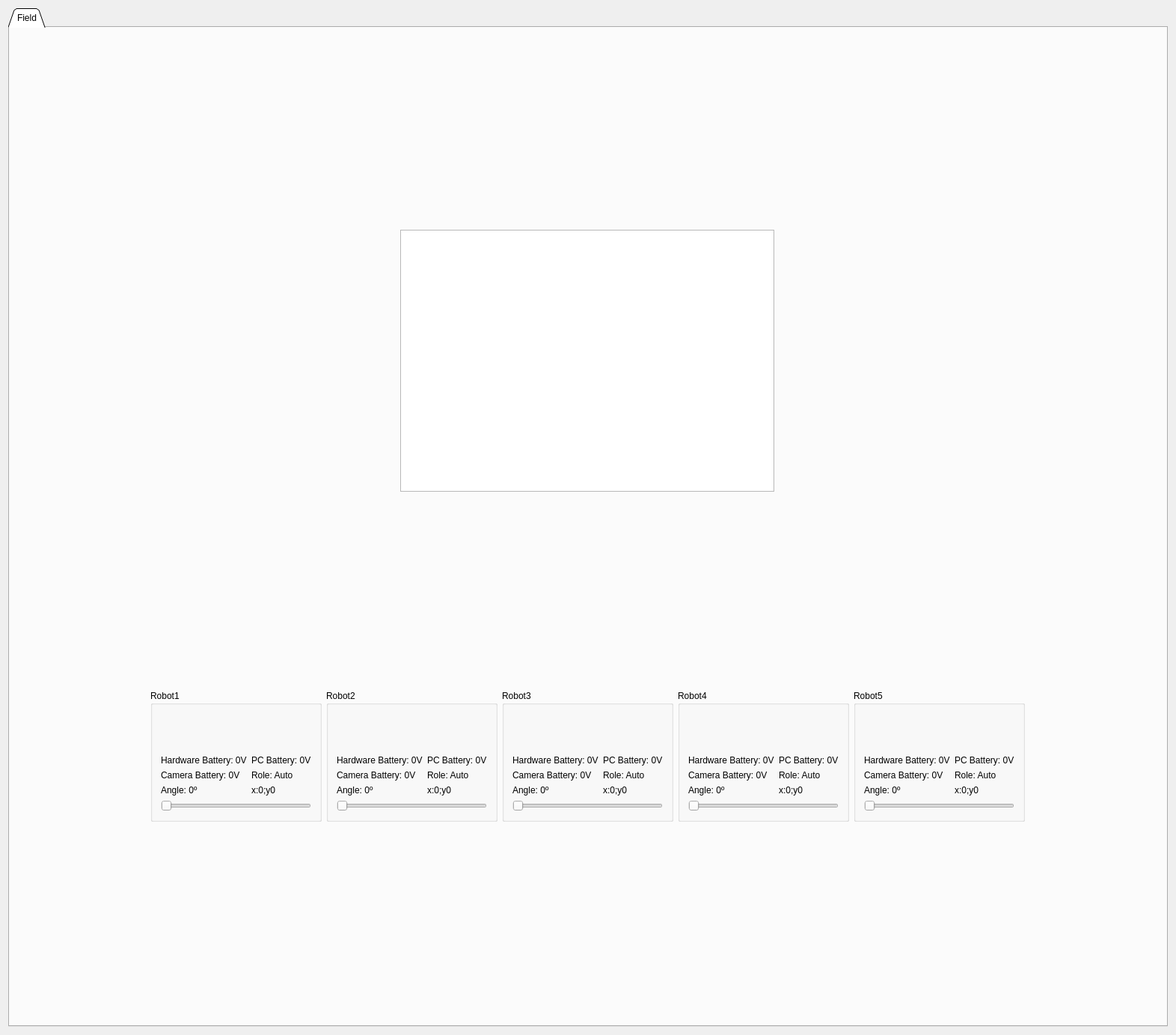
<?xml version="1.0" encoding="UTF-8"?>
<ui version="4.0">
 <class>MainWindow</class>
 <widget class="QMainWindow" name="MainWindow">
  <property name="geometry">
   <rect>
    <x>0</x>
    <y>0</y>
    <width>1566</width>
    <height>1383</height>
   </rect>
  </property>
  <property name="windowTitle">
   <string>Mini BS</string>
  </property>
  <property name="windowIcon">
   <iconset resource="rs.qrc">
    <normaloff>:/resources/minho.png</normaloff>:/resources/minho.png</iconset>
  </property>
  <widget class="QWidget" name="centralWidget">
   <layout class="QGridLayout" name="gridLayout">
    <item row="0" column="0">
     <widget class="QTabWidget" name="tabWidget">
      <property name="autoFillBackground">
       <bool>false</bool>
      </property>
      <property name="styleSheet">
       <string notr="true"/>
      </property>
      <property name="tabShape">
       <enum>QTabWidget::Triangular</enum>
      </property>
      <property name="currentIndex">
       <number>0</number>
      </property>
      <property name="elideMode">
       <enum>Qt::ElideNone</enum>
      </property>
      <widget class="QWidget" name="tab">
       <attribute name="title">
        <string>Field</string>
       </attribute>
       <layout class="QGridLayout" name="gridLayout_2">
        <item row="7" column="0">
         <layout class="QHBoxLayout" name="horizontalLayout">
          <item>
           <layout class="QVBoxLayout" name="verticalLayout_2">
            <property name="sizeConstraint">
             <enum>QLayout::SetFixedSize</enum>
            </property>
            <item>
             <widget class="QGraphicsView" name="fieldView">
              <property name="sizePolicy">
               <sizepolicy hsizetype="Fixed" vsizetype="Fixed">
                <horstretch>0</horstretch>
                <verstretch>0</verstretch>
               </sizepolicy>
              </property>
              <property name="minimumSize">
               <size>
                <width>500</width>
                <height>350</height>
               </size>
              </property>
              <property name="maximumSize">
               <size>
                <width>500</width>
                <height>350</height>
               </size>
              </property>
              <property name="verticalScrollBarPolicy">
               <enum>Qt::ScrollBarAlwaysOff</enum>
              </property>
              <property name="horizontalScrollBarPolicy">
               <enum>Qt::ScrollBarAlwaysOff</enum>
              </property>
             </widget>
            </item>
           </layout>
          </item>
         </layout>
        </item>
        <item row="8" column="0">
         <layout class="QHBoxLayout" name="horizontalLayout_8">
          <item>
           <widget class="QGroupBox" name="group_robot1">
            <property name="minimumSize">
             <size>
              <width>300</width>
              <height>0</height>
             </size>
            </property>
            <property name="title">
             <string>Robot1</string>
            </property>
            <layout class="QGridLayout" name="gridLayout_4">
             <property name="sizeConstraint">
              <enum>QLayout::SetFixedSize</enum>
             </property>
             <item row="2" column="1">
              <widget class="QLabel" name="lb_pc_battery_robo1">
               <property name="text">
                <string>PC Battery: 0V</string>
               </property>
               <property name="alignment">
                <set>Qt::AlignLeading|Qt::AlignLeft|Qt::AlignVCenter</set>
               </property>
              </widget>
             </item>
             <item row="4" column="0">
              <widget class="QLabel" name="lb_camera_battery_robo1">
               <property name="text">
                <string>Camera Battery: 0V</string>
               </property>
               <property name="alignment">
                <set>Qt::AlignLeading|Qt::AlignLeft|Qt::AlignVCenter</set>
               </property>
              </widget>
             </item>
             <item row="6" column="0">
              <widget class="QLabel" name="lb_robot1_angle">
               <property name="text">
                <string>Angle: 0º</string>
               </property>
              </widget>
             </item>
             <item row="2" column="0">
              <widget class="QLabel" name="lb_hardware_battery_robo1">
               <property name="text">
                <string>Hardware Battery: 0V</string>
               </property>
               <property name="alignment">
                <set>Qt::AlignLeading|Qt::AlignLeft|Qt::AlignVCenter</set>
               </property>
              </widget>
             </item>
             <item row="8" column="0" colspan="2">
              <widget class="QSlider" name="sl_robot1_angle">
               <property name="maximum">
                <number>360</number>
               </property>
               <property name="orientation">
                <enum>Qt::Horizontal</enum>
               </property>
              </widget>
             </item>
             <item row="0" column="0" colspan="2">
              <layout class="QHBoxLayout" name="horizontalLayout_3">
               <item>
                <widget class="QLabel" name="state_robo1">
                 <property name="minimumSize">
                  <size>
                   <width>50</width>
                   <height>50</height>
                  </size>
                 </property>
                 <property name="maximumSize">
                  <size>
                   <width>50</width>
                   <height>50</height>
                  </size>
                 </property>
                 <property name="styleSheet">
                  <string notr="true">color: rgb(0, 0, 0);</string>
                 </property>
                 <property name="text">
                  <string/>
                 </property>
                 <property name="pixmap">
                  <pixmap resource="rs.qrc">:/resources/off_1.gif</pixmap>
                 </property>
                </widget>
               </item>
              </layout>
             </item>
             <item row="6" column="1">
              <widget class="QLabel" name="lb_pos_r1">
               <property name="text">
                <string>x:0;y0</string>
               </property>
              </widget>
             </item>
             <item row="4" column="1">
              <widget class="QLabel" name="lb_role_robo1">
               <property name="text">
                <string>Role: Auto</string>
               </property>
              </widget>
             </item>
            </layout>
           </widget>
          </item>
          <item>
           <widget class="QGroupBox" name="group_robot2">
            <property name="minimumSize">
             <size>
              <width>300</width>
              <height>0</height>
             </size>
            </property>
            <property name="title">
             <string>Robot2</string>
            </property>
            <layout class="QGridLayout" name="gridLayout_3">
             <property name="sizeConstraint">
              <enum>QLayout::SetFixedSize</enum>
             </property>
             <item row="3" column="0">
              <widget class="QLabel" name="lb_camera_battery_robo2">
               <property name="text">
                <string>Camera Battery: 0V</string>
               </property>
               <property name="alignment">
                <set>Qt::AlignLeading|Qt::AlignLeft|Qt::AlignVCenter</set>
               </property>
              </widget>
             </item>
             <item row="1" column="0">
              <widget class="QLabel" name="lb_hardware_battery_robo2">
               <property name="text">
                <string>Hardware Battery: 0V</string>
               </property>
               <property name="alignment">
                <set>Qt::AlignLeading|Qt::AlignLeft|Qt::AlignVCenter</set>
               </property>
              </widget>
             </item>
             <item row="5" column="0">
              <widget class="QLabel" name="lb_robot2_angle">
               <property name="text">
                <string>Angle: 0º</string>
               </property>
              </widget>
             </item>
             <item row="1" column="1">
              <widget class="QLabel" name="lb_pc_battery_robo2">
               <property name="text">
                <string>PC Battery: 0V</string>
               </property>
               <property name="alignment">
                <set>Qt::AlignLeading|Qt::AlignLeft|Qt::AlignVCenter</set>
               </property>
              </widget>
             </item>
             <item row="0" column="0" colspan="2">
              <layout class="QHBoxLayout" name="horizontalLayout_4">
               <item>
                <widget class="QLabel" name="state_robo2">
                 <property name="minimumSize">
                  <size>
                   <width>50</width>
                   <height>50</height>
                  </size>
                 </property>
                 <property name="maximumSize">
                  <size>
                   <width>50</width>
                   <height>50</height>
                  </size>
                 </property>
                 <property name="styleSheet">
                  <string notr="true">color: rgb(0, 0, 0);</string>
                 </property>
                 <property name="text">
                  <string/>
                 </property>
                 <property name="pixmap">
                  <pixmap resource="rs.qrc">:/resources/off_2.gif</pixmap>
                 </property>
                </widget>
               </item>
              </layout>
             </item>
             <item row="3" column="1">
              <widget class="QLabel" name="lb_role_robo2">
               <property name="text">
                <string>Role: Auto</string>
               </property>
              </widget>
             </item>
             <item row="5" column="1">
              <widget class="QLabel" name="lb_pos_r2">
               <property name="text">
                <string>x:0;y0</string>
               </property>
              </widget>
             </item>
             <item row="7" column="0" colspan="2">
              <widget class="QSlider" name="sl_robot2_angle">
               <property name="maximum">
                <number>360</number>
               </property>
               <property name="orientation">
                <enum>Qt::Horizontal</enum>
               </property>
              </widget>
             </item>
            </layout>
           </widget>
          </item>
          <item>
           <widget class="QGroupBox" name="group_robot3">
            <property name="minimumSize">
             <size>
              <width>300</width>
              <height>0</height>
             </size>
            </property>
            <property name="title">
             <string>Robot3</string>
            </property>
            <layout class="QGridLayout" name="gridLayout_5">
             <property name="sizeConstraint">
              <enum>QLayout::SetFixedSize</enum>
             </property>
             <item row="1" column="0">
              <widget class="QLabel" name="lb_hardware_battery_robo3">
               <property name="text">
                <string>Hardware Battery: 0V</string>
               </property>
               <property name="alignment">
                <set>Qt::AlignLeading|Qt::AlignLeft|Qt::AlignVCenter</set>
               </property>
              </widget>
             </item>
             <item row="5" column="0">
              <widget class="QLabel" name="lb_robot3_angle">
               <property name="text">
                <string>Angle: 0º</string>
               </property>
              </widget>
             </item>
             <item row="3" column="0">
              <widget class="QLabel" name="lb_camera_battery_robo3">
               <property name="text">
                <string>Camera Battery: 0V</string>
               </property>
               <property name="alignment">
                <set>Qt::AlignLeading|Qt::AlignLeft|Qt::AlignVCenter</set>
               </property>
              </widget>
             </item>
             <item row="1" column="1">
              <widget class="QLabel" name="lb_pc_battery_robo3">
               <property name="text">
                <string>PC Battery: 0V</string>
               </property>
               <property name="alignment">
                <set>Qt::AlignLeading|Qt::AlignLeft|Qt::AlignVCenter</set>
               </property>
              </widget>
             </item>
             <item row="0" column="0" colspan="2">
              <layout class="QHBoxLayout" name="horizontalLayout_5">
               <item>
                <widget class="QLabel" name="state_robo3">
                 <property name="minimumSize">
                  <size>
                   <width>50</width>
                   <height>50</height>
                  </size>
                 </property>
                 <property name="maximumSize">
                  <size>
                   <width>50</width>
                   <height>50</height>
                  </size>
                 </property>
                 <property name="styleSheet">
                  <string notr="true">color: rgb(0, 0, 0);</string>
                 </property>
                 <property name="text">
                  <string/>
                 </property>
                 <property name="pixmap">
                  <pixmap resource="rs.qrc">:/resources/off_3.gif</pixmap>
                 </property>
                </widget>
               </item>
              </layout>
             </item>
             <item row="3" column="1">
              <widget class="QLabel" name="lb_role_robo3">
               <property name="text">
                <string>Role: Auto</string>
               </property>
              </widget>
             </item>
             <item row="5" column="1">
              <widget class="QLabel" name="lb_pos_r3">
               <property name="text">
                <string>x:0;y0</string>
               </property>
              </widget>
             </item>
             <item row="7" column="0" colspan="2">
              <widget class="QSlider" name="sl_robot3_angle">
               <property name="maximum">
                <number>360</number>
               </property>
               <property name="orientation">
                <enum>Qt::Horizontal</enum>
               </property>
              </widget>
             </item>
            </layout>
           </widget>
          </item>
          <item>
           <widget class="QGroupBox" name="group_robot4">
            <property name="minimumSize">
             <size>
              <width>300</width>
              <height>0</height>
             </size>
            </property>
            <property name="title">
             <string>Robot4</string>
            </property>
            <layout class="QGridLayout" name="gridLayout_6">
             <property name="sizeConstraint">
              <enum>QLayout::SetFixedSize</enum>
             </property>
             <item row="3" column="0">
              <widget class="QLabel" name="lb_camera_battery_robo4">
               <property name="text">
                <string>Camera Battery: 0V</string>
               </property>
               <property name="alignment">
                <set>Qt::AlignLeading|Qt::AlignLeft|Qt::AlignVCenter</set>
               </property>
              </widget>
             </item>
             <item row="1" column="0">
              <widget class="QLabel" name="lb_hardware_battery_robo4">
               <property name="text">
                <string>Hardware Battery: 0V</string>
               </property>
               <property name="alignment">
                <set>Qt::AlignLeading|Qt::AlignLeft|Qt::AlignVCenter</set>
               </property>
              </widget>
             </item>
             <item row="5" column="0">
              <widget class="QLabel" name="lb_robot4_angle">
               <property name="text">
                <string>Angle: 0º</string>
               </property>
              </widget>
             </item>
             <item row="1" column="1">
              <widget class="QLabel" name="lb_pc_battery_robo4">
               <property name="text">
                <string>PC Battery: 0V</string>
               </property>
               <property name="alignment">
                <set>Qt::AlignLeading|Qt::AlignLeft|Qt::AlignVCenter</set>
               </property>
              </widget>
             </item>
             <item row="3" column="1">
              <widget class="QLabel" name="lb_role_robo4">
               <property name="text">
                <string>Role: Auto</string>
               </property>
              </widget>
             </item>
             <item row="5" column="1">
              <widget class="QLabel" name="lb_pos_r4">
               <property name="text">
                <string>x:0;y0</string>
               </property>
              </widget>
             </item>
             <item row="7" column="0" colspan="2">
              <widget class="QSlider" name="sl_robot4_angle">
               <property name="maximum">
                <number>360</number>
               </property>
               <property name="orientation">
                <enum>Qt::Horizontal</enum>
               </property>
              </widget>
             </item>
             <item row="0" column="0" colspan="2">
              <layout class="QHBoxLayout" name="horizontalLayout_6">
               <item>
                <widget class="QLabel" name="state_robo4">
                 <property name="minimumSize">
                  <size>
                   <width>50</width>
                   <height>50</height>
                  </size>
                 </property>
                 <property name="maximumSize">
                  <size>
                   <width>50</width>
                   <height>50</height>
                  </size>
                 </property>
                 <property name="styleSheet">
                  <string notr="true">color: rgb(0, 0, 0);</string>
                 </property>
                 <property name="text">
                  <string/>
                 </property>
                 <property name="pixmap">
                  <pixmap resource="rs.qrc">:/resources/off_4.gif</pixmap>
                 </property>
                </widget>
               </item>
              </layout>
             </item>
            </layout>
           </widget>
          </item>
          <item>
           <widget class="QGroupBox" name="group_robot5">
            <property name="minimumSize">
             <size>
              <width>300</width>
              <height>0</height>
             </size>
            </property>
            <property name="title">
             <string>Robot5</string>
            </property>
            <layout class="QGridLayout" name="gridLayout_7">
             <property name="sizeConstraint">
              <enum>QLayout::SetFixedSize</enum>
             </property>
             <item row="1" column="0">
              <widget class="QLabel" name="lb_hardware_battery_robo5">
               <property name="text">
                <string>Hardware Battery: 0V</string>
               </property>
               <property name="alignment">
                <set>Qt::AlignLeading|Qt::AlignLeft|Qt::AlignVCenter</set>
               </property>
              </widget>
             </item>
             <item row="3" column="0">
              <widget class="QLabel" name="lb_camera_battery_robo5">
               <property name="text">
                <string>Camera Battery: 0V</string>
               </property>
               <property name="alignment">
                <set>Qt::AlignLeading|Qt::AlignLeft|Qt::AlignVCenter</set>
               </property>
              </widget>
             </item>
             <item row="5" column="0">
              <widget class="QLabel" name="lb_robot5_angle">
               <property name="text">
                <string>Angle: 0º</string>
               </property>
              </widget>
             </item>
             <item row="1" column="1">
              <widget class="QLabel" name="lb_pc_battery_robo5">
               <property name="text">
                <string>PC Battery: 0V</string>
               </property>
               <property name="alignment">
                <set>Qt::AlignLeading|Qt::AlignLeft|Qt::AlignVCenter</set>
               </property>
              </widget>
             </item>
             <item row="0" column="0" colspan="2">
              <layout class="QHBoxLayout" name="horizontalLayout_7">
               <item>
                <widget class="QLabel" name="state_robo5">
                 <property name="minimumSize">
                  <size>
                   <width>50</width>
                   <height>50</height>
                  </size>
                 </property>
                 <property name="maximumSize">
                  <size>
                   <width>50</width>
                   <height>50</height>
                  </size>
                 </property>
                 <property name="styleSheet">
                  <string notr="true">color: rgb(0, 0, 0);</string>
                 </property>
                 <property name="text">
                  <string/>
                 </property>
                 <property name="pixmap">
                  <pixmap resource="rs.qrc">:/resources/off_5.gif</pixmap>
                 </property>
                </widget>
               </item>
              </layout>
             </item>
             <item row="3" column="1">
              <widget class="QLabel" name="lb_role_robo5">
               <property name="text">
                <string>Role: Auto</string>
               </property>
              </widget>
             </item>
             <item row="5" column="1">
              <widget class="QLabel" name="lb_pos_r5">
               <property name="text">
                <string>x:0;y0</string>
               </property>
              </widget>
             </item>
             <item row="7" column="0" colspan="2">
              <widget class="QSlider" name="sl_robot5_angle">
               <property name="maximum">
                <number>360</number>
               </property>
               <property name="orientation">
                <enum>Qt::Horizontal</enum>
               </property>
              </widget>
             </item>
            </layout>
           </widget>
          </item>
         </layout>
        </item>
       </layout>
      </widget>
     </widget>
    </item>
   </layout>
  </widget>
  <widget class="QMenuBar" name="menuBar">
   <property name="geometry">
    <rect>
     <x>0</x>
     <y>0</y>
     <width>1566</width>
     <height>19</height>
    </rect>
   </property>
  </widget>
 </widget>
 <layoutdefault spacing="6" margin="11"/>
 <resources>
  <include location="rs.qrc"/>
 </resources>
 <connections/>
</ui>
